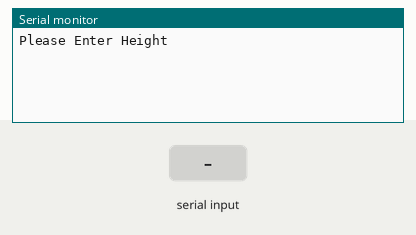
This sketch was run on a simulated Arduino Uno, built with avr-gcc and run on an emulated ATmega328P. On the bench: the last lines printed to the serial monitor. Inputs (shaded band) come from the test bench.

Above: at 1.2 s.
1.3 s: "90,45\n" received over Serial
At 2.61 s:
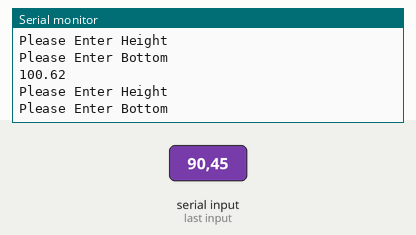
2.8 s: "30,150\n" received over Serial
At 4.8 s:
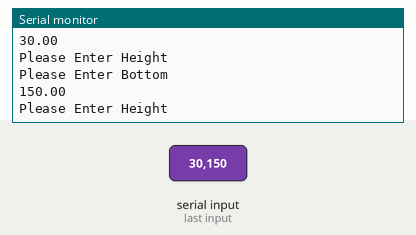

The sketch:

parseint.ino
```cpp
#include <Math.h>
int height, bottom ;

void setup() {

  Serial.begin(9600);
}

double calcSide(int bottom, int height){
  return sqrt(pow(bottom, 2) + pow(height, 2));
}
int readInt(String message){
  Serial.println(message);
  while(Serial.available() == 0){   // parserInt 함수는 정수 혹은 0을 반환함
                                     // 123,456,789,123 과 같이 값을 차례로 반환하는데 사용할 수도 있지만
  }                                  // while(Serial.available()==0)을 이용해서 다음 값을 받을 때까지 기다리게 할 수도 있다.
  return Serial.parseInt();
}

void loop() {
  // put your main code here, to run repeatedly:
  height = readInt("Please Enter Height");         // 함수가 정수를 반환하므로 정수인 변수에 함수를 사용해도 된다.
  bottom = readInt("Please Enter Bottom");
  Serial.println(calcSide(bottom, height));
}
```

Measured:
- after the input at 1.3 s, the serial monitor: prints a new line at once (image 1)
- after the input at 2.8 s, the serial monitor: prints a new line at once (image 2)
